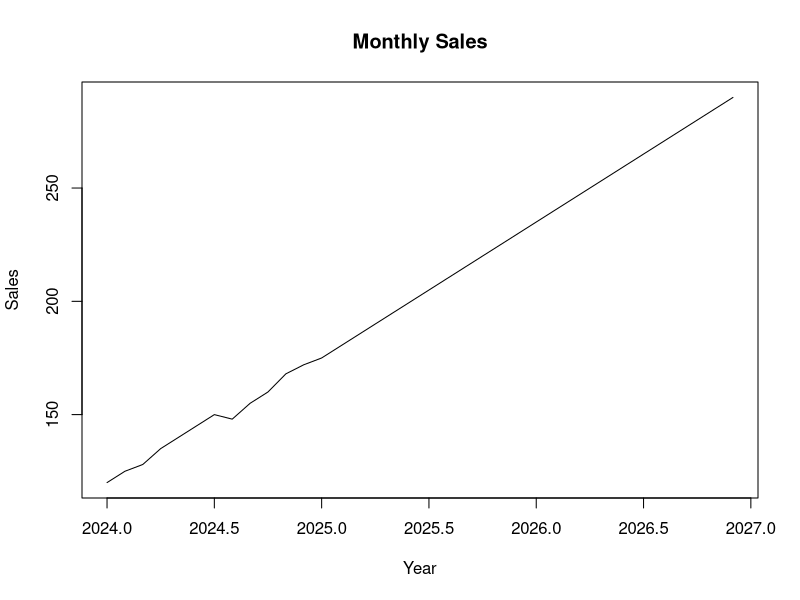
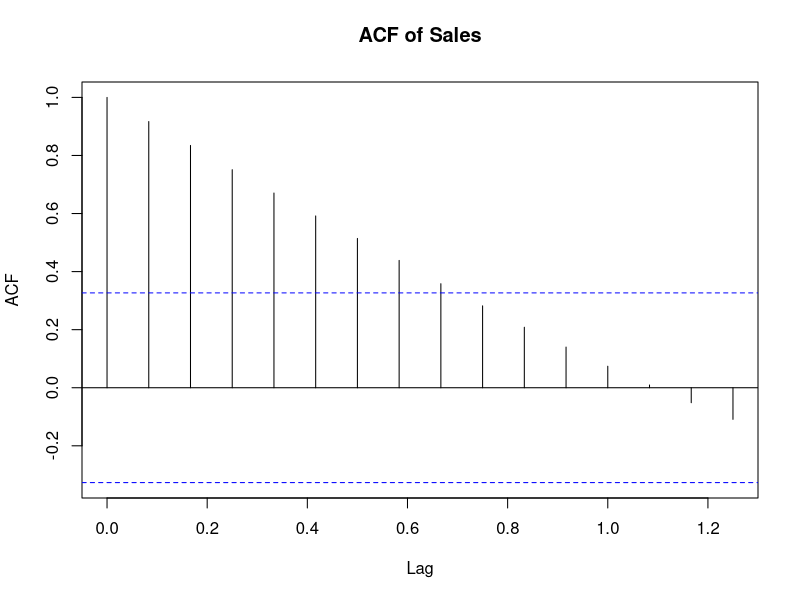
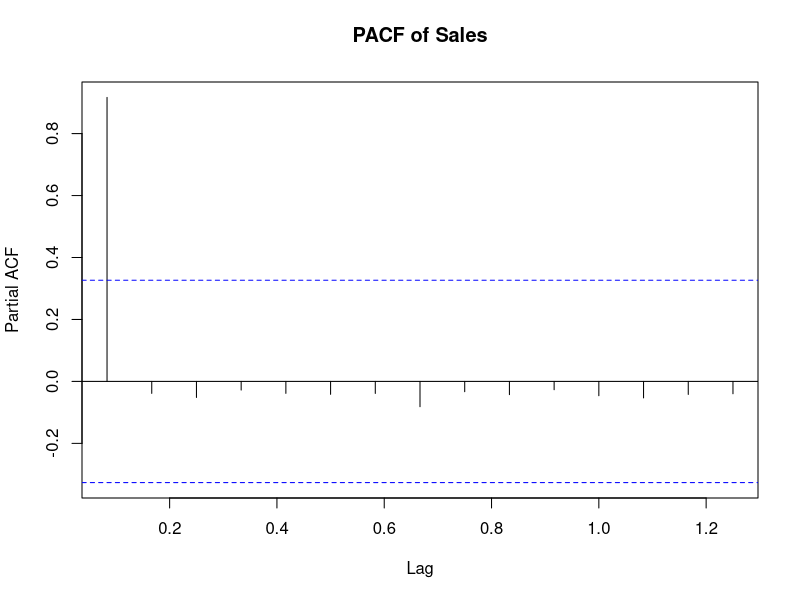
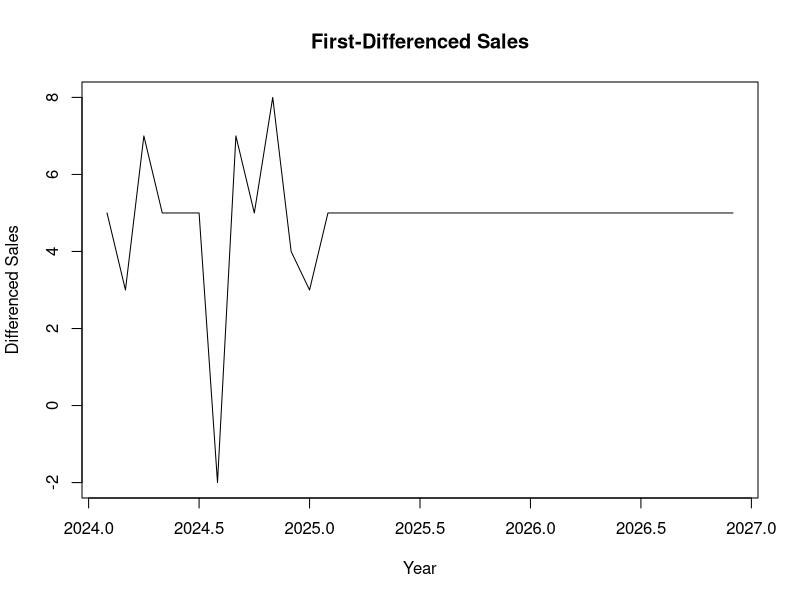
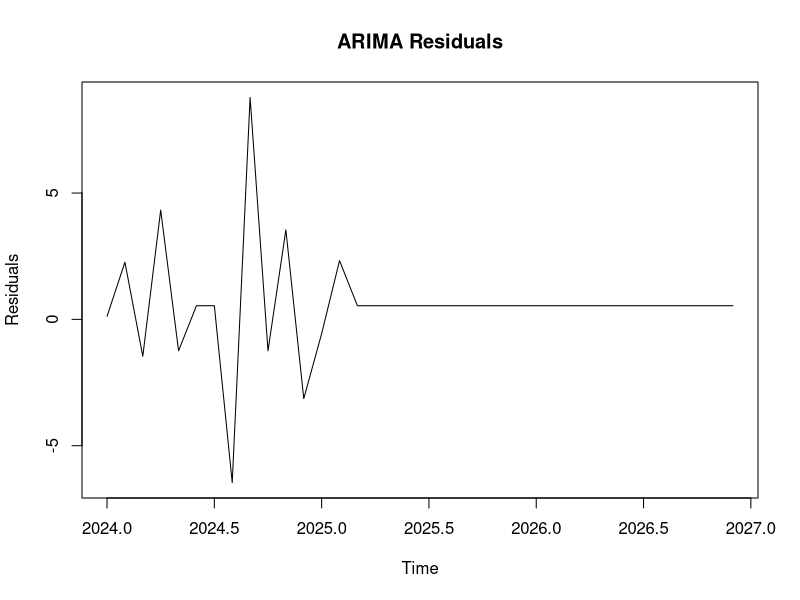
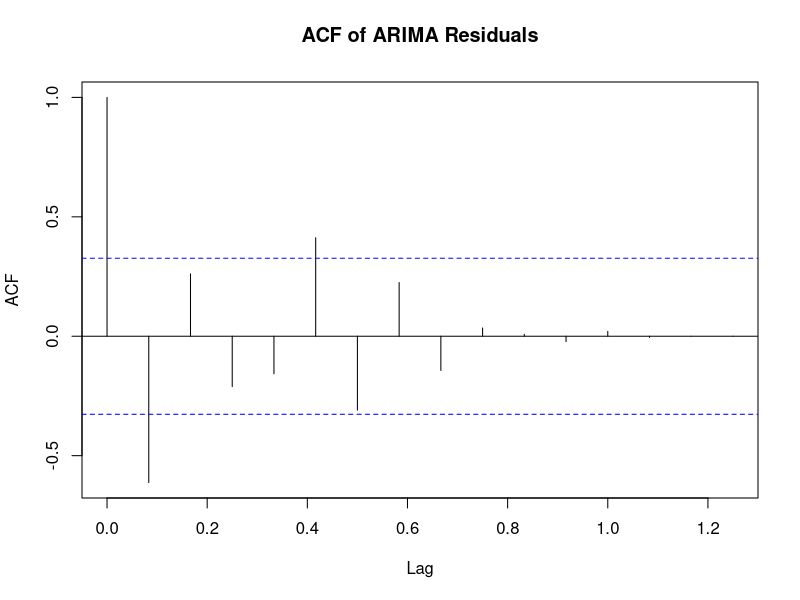
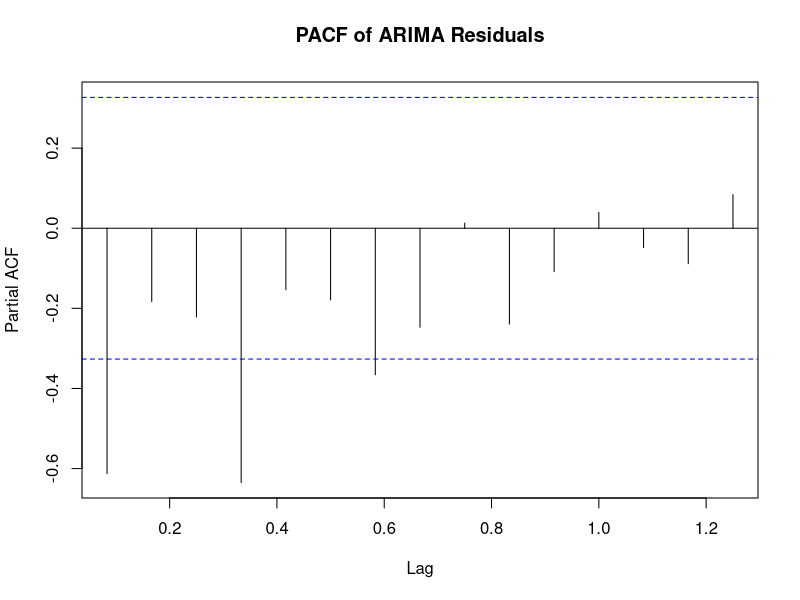
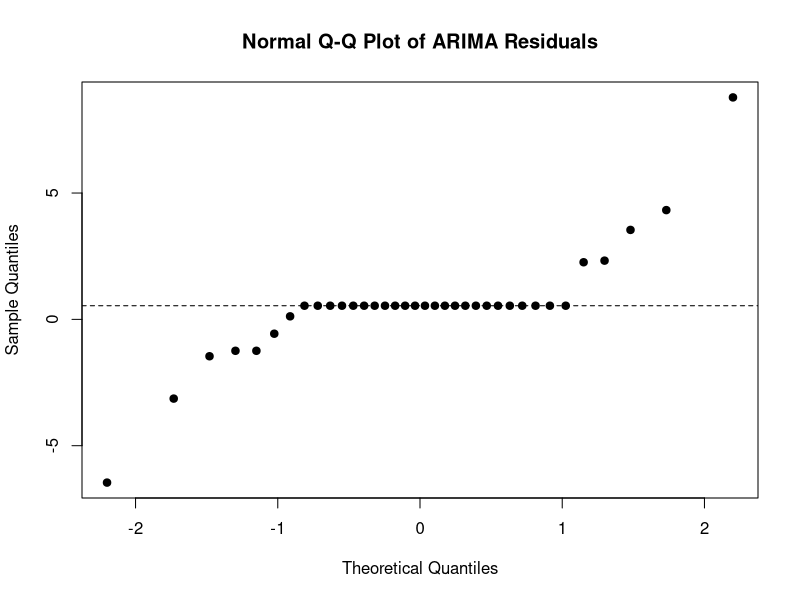

The R source for these figures, in order:
# ARIMA Models
# This script introduces ARIMA modelling for
# time series analysis and forecasting.
#
# ARIMA stands for:
#
# AR = Autoregressive
# I  = Integrated
# MA = Moving Average


# --------------------------------------------------
# 1. Create a time series
# --------------------------------------------------

monthly_sales <- c(
  120, 125, 128, 135, 140, 145,
  150, 148, 155, 160, 168, 172,
  175, 180, 185, 190, 195, 200,
  205, 210, 215, 220, 225, 230,
  235, 240, 245, 250, 255, 260,
  265, 270, 275, 280, 285, 290
)

sales_ts <- ts(
  monthly_sales,
  start = c(2024, 1),
  frequency = 12
)

sales_ts


# --------------------------------------------------
# 2. Plot the time series
# --------------------------------------------------

plot(
  sales_ts,
  main = "Monthly Sales",
  xlab = "Year",
  ylab = "Sales"
)


# --------------------------------------------------
# 3. Examine autocorrelation
# --------------------------------------------------

acf(
  sales_ts,
  main = "ACF of Sales"
)

pacf(
  sales_ts,
  main = "PACF of Sales"
)


# --------------------------------------------------
# 4. Difference the series
# --------------------------------------------------

# Differencing can be used to remove trend
# and help achieve stationarity.

sales_diff <- diff(
  sales_ts
)

plot(
  sales_diff,
  main = "First-Differenced Sales",
  xlab = "Year",
  ylab = "Differenced Sales"
)


# --------------------------------------------------
# 5. Check stationarity
# --------------------------------------------------

# Install once if necessary:
# install.packages("tseries")

library(tseries)

adf.test(
  sales_ts
)

adf.test(
  sales_diff
)


# --------------------------------------------------
# 6. Fit an ARIMA model manually
# --------------------------------------------------

# ARIMA(p, d, q)
#
# p = autoregressive order
# d = degree of differencing
# q = moving-average order
#
# Example:
# ARIMA(1, 1, 0)

arima_model <- arima(
  sales_ts,
  order = c(1, 1, 0)
)

arima_model


# --------------------------------------------------
# 7. Model summary
# --------------------------------------------------

arima_model$coef

arima_model$sigma2

arima_model$aic

arima_model$aicc

arima_model$bic


# --------------------------------------------------
# 8. Residuals
# --------------------------------------------------

arima_residuals <- residuals(
  arima_model
)

arima_residuals


# Plot residuals

plot(
  arima_residuals,
  main = "ARIMA Residuals",
  xlab = "Time",
  ylab = "Residuals"
)


# --------------------------------------------------
# 9. Residual diagnostics
# --------------------------------------------------

acf(
  arima_residuals,
  main = "ACF of ARIMA Residuals"
)

pacf(
  arima_residuals,
  main = "PACF of ARIMA Residuals"
)


# --------------------------------------------------
# 10. Ljung-Box test
# --------------------------------------------------

# A good forecasting model should leave residuals
# that are approximately uncorrelated.

Box.test(
  arima_residuals,
  lag = 12,
  type = "Ljung-Box"
)


# --------------------------------------------------
# 11. Normal Q-Q plot of residuals
# --------------------------------------------------

qqnorm(
  arima_residuals,
  pch = 19,
  main = "Normal Q-Q Plot of ARIMA Residuals"
)

qqline(
  arima_residuals,
  lty = 2
)


# --------------------------------------------------
# 12. Automatic ARIMA selection
# --------------------------------------------------

# The forecast package provides auto.arima().
#
# Install once if necessary:
# install.packages("forecast")

library(forecast)

auto_model <- auto.arima(
  sales_ts
)

auto_model


# --------------------------------------------------
# 13. Compare manual and automatic models
# --------------------------------------------------

AIC(
  arima_model
)

AIC(
  auto_model
)

BIC(
  arima_model
)

BIC(
  auto_model
)


# Important:
#
# AIC and BIC are model selection criteria.
#
# Lower values generally indicate a better trade-off
# between model fit and model complexity.
#
# They should not be used as the only basis for
# selecting a final forecasting model.


# --------------------------------------------------
# 14. Forecast future observations
# --------------------------------------------------

sales_forecast <- forecast(
  auto_model,
  h = 12
)

sales_forecast


# --------------------------------------------------
# 15. Plot the forecast
# --------------------------------------------------

plot(
  sales_forecast,
  main = "ARIMA Forecast",
  xlab = "Year",
  ylab = "Sales"
)


# --------------------------------------------------
# 16. Forecast values
# --------------------------------------------------

sales_forecast$mean


# Lower prediction limits

sales_forecast$lower


# Upper prediction limits

sales_forecast$upper


# --------------------------------------------------
# 17. Forecast intervals
# --------------------------------------------------

# Forecast intervals represent uncertainty
# surrounding future predictions.
#
# Wider intervals indicate greater uncertainty.


# --------------------------------------------------
# 18. ARIMA model notation
# --------------------------------------------------

# ARIMA(p, d, q)
#
# p:
# Number of autoregressive terms
#
# d:
# Number of differences used to achieve stationarity
#
# q:
# Number of moving-average terms
#
# Example:
#
# ARIMA(1, 1, 1)
#
# means:
#
# 1 AR term
# 1 order of differencing
# 1 MA term


# --------------------------------------------------
# 19. Seasonal ARIMA
# --------------------------------------------------

# Seasonal ARIMA extends ARIMA to include
# seasonal patterns.
#
# SARIMA is written as:
#
# ARIMA(p, d, q)(P, D, Q)[s]
#
# where:
#
# P = seasonal AR order
# D = seasonal differencing order
# Q = seasonal MA order
# s = seasonal period
#
# For monthly data:
#
# s = 12


# --------------------------------------------------
# 20. Forecast evaluation
# --------------------------------------------------

# Forecast accuracy should be evaluated using
# out-of-sample or holdout observations when possible.
#
# Common measures include:
#
# MAE
# → Mean Absolute Error
#
# RMSE
# → Root Mean Squared Error
#
# MAPE
# → Mean Absolute Percentage Error
#
# Model performance should be assessed on data
# that were not used to estimate the model whenever
# the research objective is forecasting.


# --------------------------------------------------
# 21. Forecasting workflow
# --------------------------------------------------

# A practical ARIMA workflow is:
#
# Time series
#      ↓
# Explore trend and seasonality
#      ↓
# Check stationarity
#      ↓
# Difference if necessary
#      ↓
# Examine ACF and PACF
#      ↓
# Identify candidate models
#      ↓
# Fit ARIMA model
#      ↓
# Diagnose residuals
#      ↓
# Compare models
#      ↓
# Validate forecasts
#      ↓
# Generate future forecasts


# --------------------------------------------------
# 22. Important statistical principle
# --------------------------------------------------

# A model with a low AIC is not automatically
# a good forecasting model.
#
# A suitable forecasting model should:
#
# - Represent the temporal structure reasonably
# - Produce approximately uncorrelated residuals
# - Have sensible parameter estimates
# - Perform adequately on validation data
# - Provide useful forecasts for the research objective


# --------------------------------------------------
# 23. Statistical interpretation
# --------------------------------------------------

# ARIMA models are useful for:
#
# - Time series forecasting
# - Modelling temporal dependence
# - Handling non-stationary series through differencing
# - Capturing autoregressive and moving-average behaviour
#
# Forecasts should be reported together with
# appropriate prediction intervals.


# Key idea:
#
# ARIMA
#   ↓
# Model temporal dependence
#   ↓
# Diagnose residuals
#   ↓
# Validate model
#   ↓
# Forecast future observations
#
# Forecasting is not simply about producing future
# values. Model adequacy and forecast uncertainty
# are equally important.
